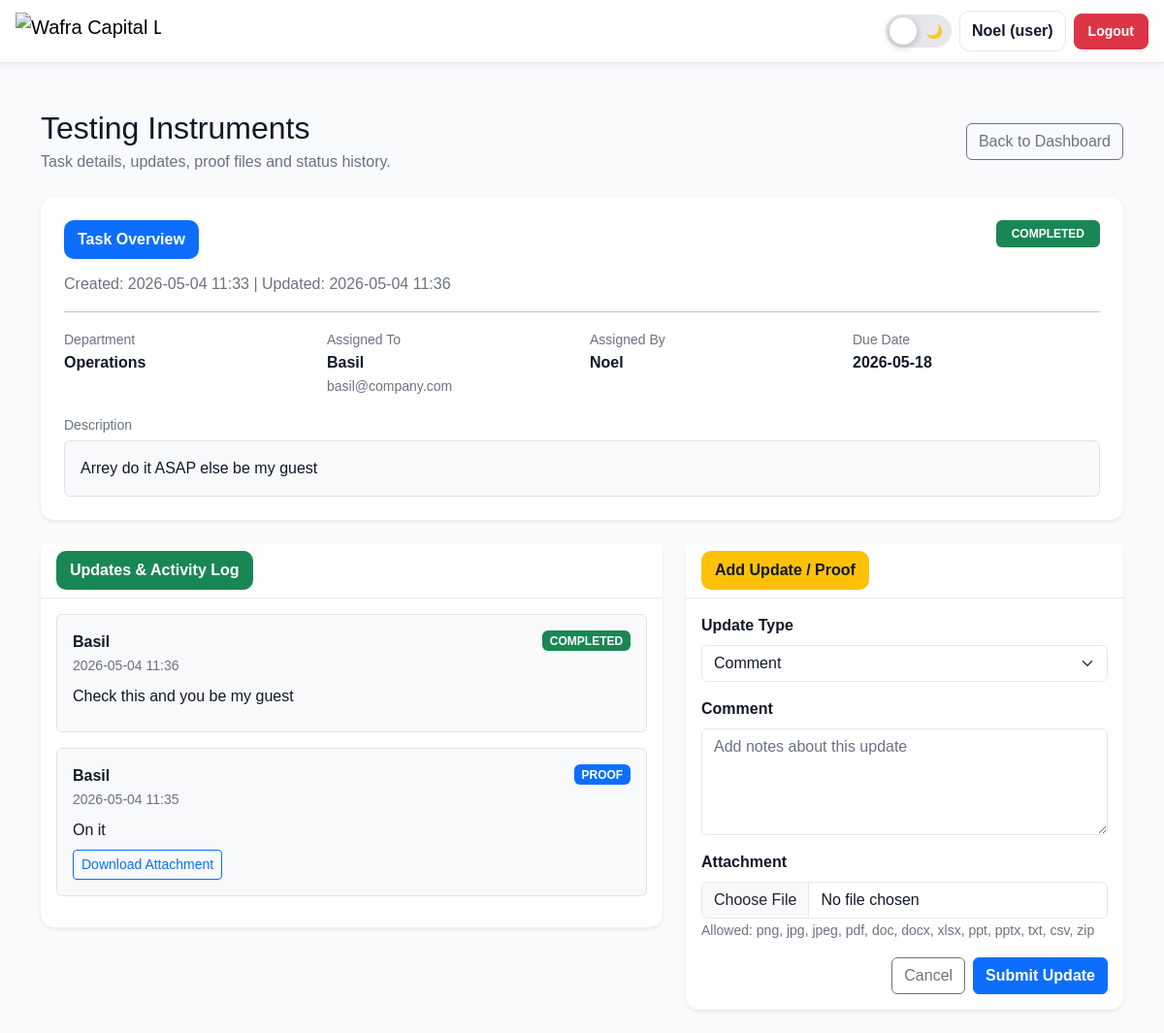
Page /tasks/2 (signed in) on the committed database.
### app.py (models this page shows, shortened)
class User(UserMixin, db.Model):
    id = db.Column(db.Integer, primary_key=True)
    name = db.Column(db.String(120), nullable=False)
    email = db.Column(db.String(255), unique=True, nullable=False, index=True)
    password_hash = db.Column(db.String(255), nullable=False)
    role = db.Column(db.String(20), default="user")  # user, admin, superadmin
    is_active_user = db.Column(db.Boolean, default=True)
    department_id = db.Column(db.Integer, db.ForeignKey("department.id"), nullable=True)
    department = db.relationship("Department", backref="users")

class Task(db.Model):
    id = db.Column(db.Integer, primary_key=True)
    title = db.Column(db.String(200), nullable=False)
    description = db.Column(db.Text, nullable=True)
    department_id = db.Column(db.Integer, db.ForeignKey("department.id"), nullable=False)
    department = db.relationship("Department", backref="tasks")
    assignee_id = db.Column(db.Integer, db.ForeignKey("user.id"), nullable=False)
    assignee = db.relationship("User", foreign_keys=[assignee_id])
    assigner_id = db.Column(db.Integer, db.ForeignKey("user.id"), nullable=False)
    assigner = db.relationship("User", foreign_keys=[assigner_id])
    due_date = db.Column(db.Date, nullable=True)
    status = db.Column(db.String(20), default="OPEN")
    created_at = db.Column(db.DateTime, default=datetime.utcnow)
    updated_at = db.Column(db.DateTime, default=datetime.utcnow, onupdate=datetime.utcnow)

class Department(db.Model):
    id = db.Column(db.Integer, primary_key=True)
    name = db.Column(db.String(120), unique=True, nullable=False)
    is_active = db.Column(db.Boolean, default=True)

class TaskUpdate(db.Model):
    id = db.Column(db.Integer, primary_key=True)
    task_id = db.Column(db.Integer, db.ForeignKey("task.id"), nullable=False)
    task = db.relationship(
        "Task",
        backref=db.backref("updates", order_by="TaskUpdate.created_at.desc()")
    )
    user_id = db.Column(db.Integer, db.ForeignKey("user.id"), nullable=False)
    user = db.relationship("User")
    status = db.Column(db.String(20), default="COMMENT")
    comment = db.Column(db.Text, nullable=True)
    attachment_path = db.Column(db.String(500), nullable=True)
    created_at = db.Column(db.DateTime, default=datetime.utcnow)

### app.py (the view)
@app.route("/tasks/<int:task_id>")
@login_required
def task_view(task_id):
    task = Task.query.get_or_404(task_id)
    if current_user.role == "superadmin":
        pass
    elif current_user.role == "admin":
        if task.department_id != current_user.department_id:
            abort(403)
    else:
        allowed = (
            current_user.id == task.assignee_id or
            current_user.id == task.assigner_id or
            current_user.department_id == task.department_id
        )
        if not allowed:
            abort(403)
    return render_template("task_view.html", task=task)

### app.py (called while the page is built)
@login_manager.user_loader
def load_user(user_id):
    return User.query.get(int(user_id))

### templates/task_view.html (shortened to what this page needs)
{% extends "base.html" %}
{% block content %}
<div class="container mt-4">
  <div class="d-flex justify-content-between align-items-center mb-4">
    <div>
      <h2 class="mb-1">{{ task.title }}</h2>
      <p class="text-muted mb-0">Task details, updates, proof files and status history.</p>
    </div>
    <a href="{{ url_for('index') }}" class="btn btn-outline-secondary">
      Back to Dashboard
    </a>
  </div>
  <div class="card shadow-sm border-0 mb-4">
    <div class="card-body p-4">
      <div class="d-flex justify-content-between align-items-start mb-3">
        <div>
          <div class="section-heading">
            Task Overview
          </div>
          <p class="text-muted mb-0">
            Created: {{ task.created_at.strftime('%Y-%m-%d %H:%M') if task.created_at else '-' }}
            |
            Updated: {{ task.updated_at.strftime('%Y-%m-%d %H:%M') if task.updated_at else '-' }}
          </p>
        </div>
        {% if task.status == "COMPLETED" %}
          <span class="badge bg-success px-3 py-2">COMPLETED</span>
        {% elif task.status == "IN_PROGRESS" %}
          <span class="badge bg-warning text-dark px-3 py-2">IN PROGRESS</span>
        {% elif task.status == "REJECTED" %}
          <span class="badge bg-danger px-3 py-2">REJECTED</span>
        {% else %}
          <span class="badge bg-secondary px-3 py-2">OPEN</span>
        {% endif %}
      </div>
      <hr>
      <div class="row g-3 mb-3">
        <div class="col-md-3">
          <small class="text-muted">Department</small>
          <div class="fw-semibold">{{ task.department.name if task.department else '-' }}</div>
        </div>
        <div class="col-md-3">
          <small class="text-muted">Assigned To</small>
          <div class="fw-semibold">{{ task.assignee.name if task.assignee else '-' }}</div>
          {% if task.assignee and task.assignee.email %}
            <small class="text-muted">{{ task.assignee.email }}</small>
          {% endif %}
        </div>
        <div class="col-md-3">
          <small class="text-muted">Assigned By</small>
          <div class="fw-semibold">{{ task.assigner.name if task.assigner else '-' }}</div>
        </div>
        <div class="col-md-3">
          <small class="text-muted">Due Date</small>
          <div class="fw-semibold">{{ task.due_date or '-' }}</div>
        </div>
      </div>
      <div class="mt-3">
        <small class="text-muted">Description</small>
        <div class="border rounded bg-light p-3 mt-1">
          {{ task.description if task.description else "No description provided." }}
        </div>
      </div>
    </div>
  </div>
  <div class="row g-4">
    <div class="col-lg-7">
      <div class="card shadow-sm border-0">
        <div class="card-header bg-white">
          <div class="section-heading secondary mb-0">
            Updates & Activity Log
          </div>
        </div>
        <div class="card-body">
          {% for up in task.updates %}
            <div class="border rounded p-3 mb-3 bg-light">
              <div class="d-flex justify-content-between align-items-start mb-2">
                <div>
                  <strong>{{ up.user.name if up.user else 'Unknown User' }}</strong>
                  <br>
                  <small class="text-muted">
                    {{ up.created_at.strftime('%Y-%m-%d %H:%M') if up.created_at else '-' }}
                  </small>
                </div>
                {% if up.status == "COMPLETED" %}
                  <span class="badge bg-success">COMPLETED</span>
                {% elif up.status == "PROOF" %}
                  <span class="badge bg-primary">PROOF</span>
                {% elif up.status == "REJECTED" %}
                  <span class="badge bg-danger">REJECTED</span>
                {% else %}
                  <span class="badge bg-info text-dark">COMMENT</span>
                {% endif %}
              </div>
              <p class="mb-2">{{ up.comment if up.comment else "No comment added." }}</p>
              {% if up.attachment_path %}
                <a class="btn btn-sm btn-outline-primary"
                   href="{{ url_for('uploaded_file', filename=up.attachment_path) }}">
                  Download Attachment
                </a>
              {% endif %}
            </div>
          {% else %}
            <div class="text-center text-muted py-4">
              No updates posted yet.
            </div>
          {% endfor %}
        </div>
      </div>
    </div>
    <div class="col-lg-5">
      <div class="card shadow-sm border-0">
        <div class="card-header bg-white">
          <div class="section-heading warning mb-0">
            Add Update / Proof
          </div>
        </div>
        <div class="card-body">
          <form method="post" action="{{ url_for('task_update', task_id=task.id) }}" enctype="multipart/form-data" class="row g-3">
            <div class="col-md-12">
              <label class="form-label fw-semibold">Update Type</label>
              <select class="form-select" name="status">
                <option value="COMMENT">Comment</option>
              </select>
            </div>
            <div class="col-md-12">
              <label class="form-label fw-semibold">Comment</label>
              <textarea class="form-control" name="comment" rows="4" placeholder="Add notes about this update"></textarea>
            </div>
            <div class="col-md-12">
              <label class="form-label fw-semibold">Attachment</label>
              <input type="file" name="attachment" class="form-control">
              <small class="text-muted">
                Allowed: png, jpg, jpeg, pdf, doc, docx, xlsx, ppt, pptx, txt, csv, zip
              </small>
            </div>
            <div class="col-12 d-flex justify-content-end gap-2">
              <a href="{{ url_for('index') }}" class="btn btn-outline-secondary">
                Cancel
              </a>
              <button class="btn btn-primary fw-semibold">
                Submit Update
              </button>
            </div>
          </form>
        </div>
      </div>
    </div>
  </div>
</div>
{% endblock %}

### templates/base.html (shortened to what this page needs)
<!doctype html>
<html lang="en">
<head>
  <link href="https://cdn.jsdelivr.net/npm/bootstrap@5.3.3/dist/css/bootstrap.min.css" rel="stylesheet">
</head>
<body>
<nav class="navbar navbar-expand-lg top-navbar">
  <div class="container-fluid px-3">
    <a class="navbar-brand d-flex align-items-center" href="{{ url_for('index') }}">
      <img
        src="https://wafracapital.ae/testen2/wafracapital/assets/images/logo/logo1-nobg.svg"
        alt="Wafra Capital Logo"
        class="brand-logo"
      >
    </a>
    <div class="collapse navbar-collapse" id="nav">
      {% if current_user.is_authenticated %}
      <div class="d-flex align-items-center gap-2">
        <label class="theme-switch" title="Toggle dark mode">
          <span class="theme-slider">
            <span class="theme-icon sun">☀️</span>
            <span class="theme-icon moon">🌙</span>
          </span>
        </label>
        <span class="navbar-text user-badge">
          {{ current_user.name }} ({{ current_user.role }})
        </span>
        <a class="btn btn-danger btn-sm logout-btn" href="{{ url_for('logout') }}">
          Logout
        </a>
      </div>
      {% endif %}
    </div>
  </div>
</nav>
<main class="container py-4">
  {% block content %}{% endblock %}
</main>
</body>
</html>

### templates/base.html (style rules this page uses)
:root { --app-bg: #f8fafc; --app-text: #111827; --card-bg: #ffffff; --border-color: #e5e7eb; --muted-text: #6b7280; --navbar-bg: #ffffff; --input-bg: #ffffff; --input-text: #111827; --table-head-bg: #f8fafc; --table-row-bg: #ffffff; --table-row-alt: #f3f4f6; }
body { min-height: 100vh; background: var(--app-bg); color: var(--app-text); font-family: Arial, sans-serif; }
.top-navbar { background: var(--navbar-bg); border-bottom: 1px solid var(--border-color); box-shadow: 0 2px 8px rgba(15, 23, 42, 0.08); }
.brand-logo { height: 38px; max-width: 150px; object-fit: contain; }
.user-badge { font-weight: 700; color: var(--app-text); background: var(--card-bg); padding: 8px 12px; border-radius: 10px; border: 1px solid var(--border-color); }
.logout-btn { font-weight: 700; border-radius: 8px; padding: 7px 14px; }
main.container { max-width: 1200px; background: transparent; }
h1, h2, h3, h4, h5, h6, label, strong, th, td, p { color: var(--app-text); }
.card, .modal-content { background: var(--card-bg); color: var(--app-text); border: 1px solid var(--border-color); border-radius: 14px; }
.card-header { background: var(--card-bg) !important; color: var(--app-text); border-color: var(--border-color); }
.form-control, .form-select { background-color: var(--input-bg); color: var(--input-text); border-color: var(--border-color); }
.form-control::placeholder { color: var(--muted-text); }
.text-muted { color: var(--muted-text) !important; }
.theme-switch { position: relative; width: 68px; height: 34px; display: inline-block; }
.theme-slider { position: absolute; cursor: pointer; inset: 0; background: #e5e7eb; border-radius: 999px; transition: 0.3s; border: 1px solid var(--border-color); }
.theme-slider::before { content: ""; position: absolute; height: 28px; width: 28px; left: 3px; top: 2px; background: #ffffff; border-radius: 50%; transition: 0.3s; box-shadow: 0 2px 8px rgba(0,0,0,.25); z-index: 2; }
.theme-icon { position: absolute; top: 6px; font-size: 14px; z-index: 1; }
.theme-icon.sun { left: 8px; }
.theme-icon.moon { right: 8px; }

### templates/task_view.html (style rules this page uses)
.section-heading { display: inline-flex; align-items: center; gap: 8px; background: #0d6efd; color: #fff; padding: 8px 14px; border-radius: 10px; font-weight: 700; font-size: 16px; margin-bottom: 14px; }
.section-heading.secondary { background: #198754; }
.section-heading.warning { background: #ffc107; color: #111827; }

### rows in the picture
User: name "Noel", role "user", assigner "Noel"
Task: title "Testing Instruments", created_at "2026-05-04 11:33", updated_at "2026-05-04 11:36", due_date "2026-05-18", description "Arrey do it ASAP else be my guest"
Department: department "Operations"
User: assignee "Basil", assignee.email "basil@company.com"
TaskUpdate: user "Basil", created_at "2026-05-04 11:36", status "COMPLETED", comment "Check this and you be my guest"
TaskUpdate: user "Basil", created_at "2026-05-04 11:35", status "PROOF", comment "On it"
